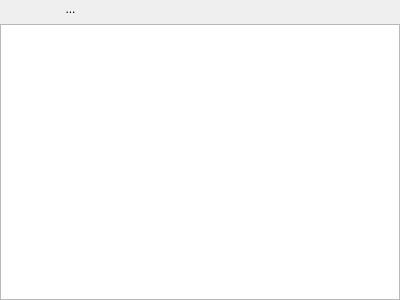
<?xml version="1.0" encoding="UTF-8"?>
<ui version="4.0">
 <class>FaDock</class>
 <widget class="QDockWidget" name="FaDock">
  <property name="geometry">
   <rect>
    <x>0</x>
    <y>0</y>
    <width>400</width>
    <height>300</height>
   </rect>
  </property>
  <property name="windowTitle">
   <string>Found Addresses</string>
  </property>
  <widget class="QWidget" name="dockWidgetContents">
   <layout class="QVBoxLayout" name="verticalLayout">
    <property name="leftMargin">
     <number>0</number>
    </property>
    <property name="topMargin">
     <number>0</number>
    </property>
    <property name="rightMargin">
     <number>0</number>
    </property>
    <property name="bottomMargin">
     <number>0</number>
    </property>
    <item>
     <widget class="QFrame" name="frame">
      <property name="minimumSize">
       <size>
        <width>0</width>
        <height>18</height>
       </size>
      </property>
      <property name="frameShape">
       <enum>QFrame::NoFrame</enum>
      </property>
      <property name="frameShadow">
       <enum>QFrame::Plain</enum>
      </property>
      <property name="lineWidth">
       <number>0</number>
      </property>
      <widget class="QToolButton" name="toolButton">
       <property name="geometry">
        <rect>
         <x>2</x>
         <y>0</y>
         <width>21</width>
         <height>18</height>
        </rect>
       </property>
       <property name="icon">
        <iconset resource="../MXMhsX.qrc">
         <normaloff>:/CMain/Resources/65.png</normaloff>:/CMain/Resources/65.png</iconset>
       </property>
       <property name="autoRaise">
        <bool>true</bool>
       </property>
      </widget>
      <widget class="QToolButton" name="toolButton_2">
       <property name="geometry">
        <rect>
         <x>24</x>
         <y>0</y>
         <width>21</width>
         <height>18</height>
        </rect>
       </property>
       <property name="icon">
        <iconset resource="../MXMhsX.qrc">
         <normaloff>:/CMain/Resources/98.png</normaloff>:/CMain/Resources/98.png</iconset>
       </property>
       <property name="autoRaise">
        <bool>true</bool>
       </property>
      </widget>
      <widget class="QToolButton" name="toolButton_3">
       <property name="geometry">
        <rect>
         <x>60</x>
         <y>0</y>
         <width>21</width>
         <height>18</height>
        </rect>
       </property>
       <property name="text">
        <string>...</string>
       </property>
       <property name="icon">
        <iconset resource="../MXMhsX.qrc">
         <normaloff>:/CMain/Resources/46.png</normaloff>:/CMain/Resources/46.png</iconset>
       </property>
       <property name="autoRaise">
        <bool>true</bool>
       </property>
      </widget>
     </widget>
    </item>
    <item>
     <widget class="QTreeView" name="treeView">
      <property name="editTriggers">
       <set>QAbstractItemView::NoEditTriggers</set>
      </property>
      <property name="alternatingRowColors">
       <bool>true</bool>
      </property>
      <property name="selectionMode">
       <enum>QAbstractItemView::MultiSelection</enum>
      </property>
      <property name="rootIsDecorated">
       <bool>false</bool>
      </property>
      <property name="itemsExpandable">
       <bool>false</bool>
      </property>
      <property name="expandsOnDoubleClick">
       <bool>false</bool>
      </property>
     </widget>
    </item>
   </layout>
  </widget>
 </widget>
 <resources>
  <include location="../MXMhsX.qrc"/>
 </resources>
 <connections/>
</ui>
